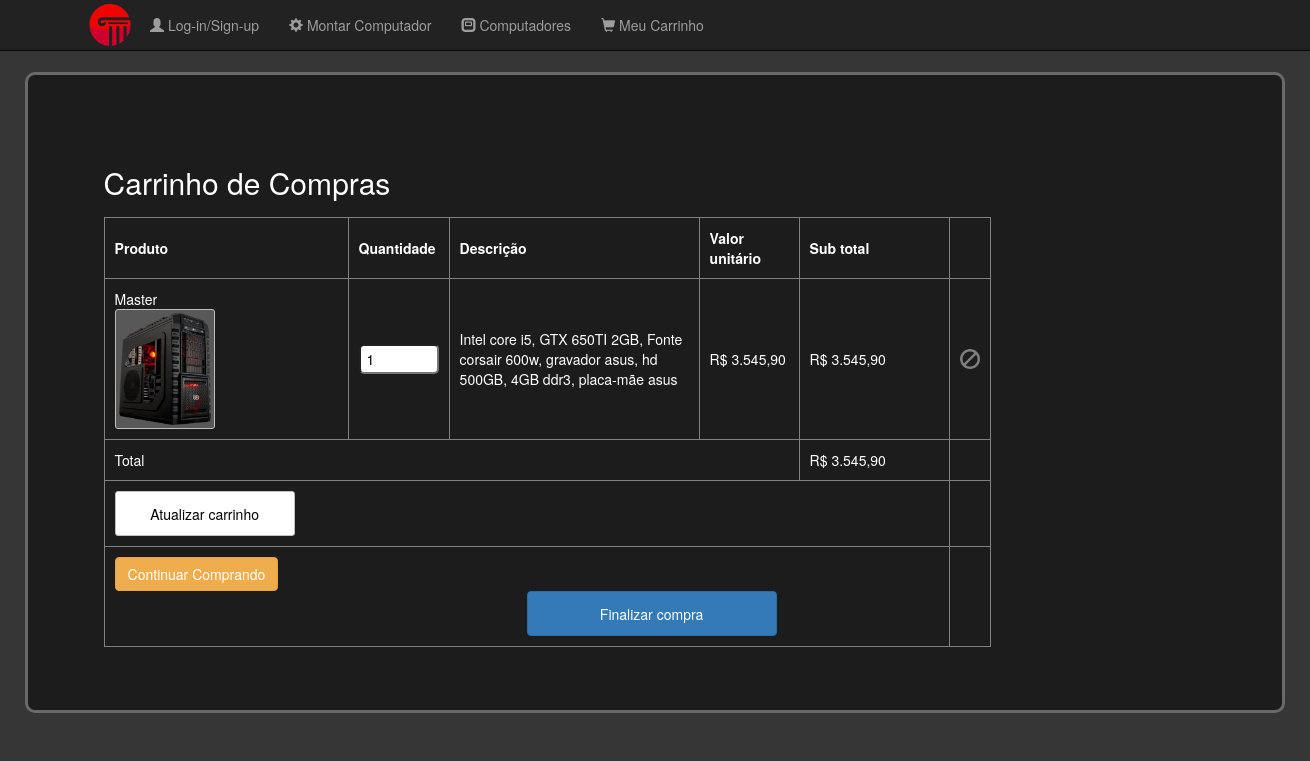
The app's page /carrinho.php?acao=add&id=1 with its own data.
### tables this page shows
CREATE TABLE IF NOT EXISTS `produtos` (
  `id` int(11) NOT NULL AUTO_INCREMENT,
  `nome` varchar(255) NOT NULL,
  `preco` decimal(10,2) NOT NULL,
  `imagem` varchar(50) NOT NULL,
  `descricao` varchar(255) NOT NULL,
  `categoria` varchar(250) NOT NULL,
  `watts` int(250) NOT NULL,
  PRIMARY KEY (`id`)
);

### carrinho.php (the view, shortened to what this page needs)
<?php
      if(isset($_GET['acao'])){
         if($_GET['acao'] == 'add'){
            $id = intval($_GET['id']);
         }
      }
?>
<!DOCTYPE html PUBLIC "-//W3C//DTD XHTML 1.0 Transitional//EN" "http://www.w3.org/TR/xhtml1/DTD/xhtml1-transitional.dtd">
<html xmlns="http://www.w3.org/1999/xhtml">
<head>
  <link rel="stylesheet" type="text/css" href="css/cssManual.css">
  <link rel="stylesheet" type="text/css" href="css/bootstrap.css">
</head>
<body>
<div id="tudo">
        <nav class="navbar navbar-inverse navbar-fixed-top" role="navigation">
              <div class="container">
                  <div class="navbar-header">
                        <a href="home.php"><img src="img/logo.png" id="logo" alt="Omega Info"></a>
                  </div>
                  <div class="collapse navbar-collapse" id="bs-example-navbar-collapse-1">
                      <ul class="nav navbar-nav">
                          <li>
                              <a href="#"><span class="glyphicon glyphicon-user"></span> Log-in/Sign-up</a>
                          </li>
                          <li>
                              <a href="montar_pc.php"><span class="glyphicon glyphicon-cog"></span> Montar Computador</a>
                          </li>
                <li>
                  <a href="computador.php"><span class="glyphicon glyphicon-modal-window"></span> Computadores</a>
                </li>
                          <li>
                              <a href="carrinho.php"><span class="glyphicon glyphicon-shopping-cart"></span> Meu Carrinho</a>
                          </li>
                      </ul>
                  </div>
              </div>
          </nav>
		<div id="conteudo">
<table border="1" id="carrinho">
    <caption><h2>Carrinho de Compras</h2></caption>
    <thead>
          <tr>
            <th width="244">Produto</th>
            <th width="79">Quantidade</th>
            <th width="89">Descri&ccedil;ão</th>
            <th width="100">Valor unitário</th>
            <th width="64">Sub total</th>
          </tr>
    </thead>
            <form action="?acao=up" method="post">
    <tfoot>
           <tr>
            <td colspan="5"><input type="submit" value="Atualizar carrinho" id="btn-atualizar" /></td>
            <tr>
            <td colspan="5"><a class="btn btn-warning" href="computador.php">Continuar Comprando</a> <input id="btnFinalizar" type="button" value="Finalizar compra" class="btn btn-primary" /></td>
    </tfoot>
    <tbody>
               <?php
                     if(count($_SESSION['carrinho']) == 0){
                        echo '<tr><td colspan="5">Não há produto no carrinho</td></tr>';
                     }else{
                        require("conexao.php");
                                                               $total = 0;
                        foreach($_SESSION['carrinho'] as $id => $qtd){
                              $qr    = mysqli_query($mysqli,"SELECT * FROM produtos WHERE id= '$id'") or die(mysql_error());
                              $ln    = mysqli_fetch_assoc($qr);
                              $imagem  = '<img src="img/'.$ln['imagem'].'" class="img_carrinho"/>';
                              $nome  = $ln['nome'];
                              $descricao = $ln['descricao'];
                              $preco = number_format($ln['preco'], 2, ',', '.');
                              $sub   = number_format($ln['preco'] * $qtd, 2, ',', '.');
                              $total += $ln['preco'] * $qtd;
                           echo '<tr>
                                   <td>'.$nome.'<br>'.$imagem.'</td>
                                   <td><input type="text" size="3" class="txt_car" name="prod['.$id.']" value="'.$qtd.'" /></td>
                                   <td width="250">'.$descricao.'</td>
                                   <td>R$ '.$preco.'</td>
                                   <td width="150">R$ '.$sub.'</td>
                                   <td><a href="?acao=del&id='.$id.'"><img src="img/remove.png" width="20" height="20"></a></td>
                                </tr>';
                        }
                           $total = number_format($total, 2, ',', '.');
                           echo '<tr>
                                    <td colspan="4">Total</td>
                                    <td>R$ '.$total.'</td>
                              </tr>';
                     }
               ?>
     </tbody>
        </form>
</table>
 </div>
</div>
</body>
</html>

### css/cssManual.css (style rules this page uses)
* { margin: 0; padding: 0; list-style: none; text-decoration: none; outline: none; }
body { background-color: #363636 !important; }
h2 { font-size: 25px; color: #fff !important; }
div#tudo { background-color: #363636; width: 1300px; margin: 0 auto; margin-top: 4%; padding: 20px; }
span { display: block; }
input { height: 45px; width: 250px; padding: 6px; font-size: 20px; }
div#conteudo { border: 3px solid #696969; border-radius: 10px; background-color:#1C1C1C; padding: 5% 0 5% 6%; margin: 0 auto !important; }
#btn-atualizar { border: 1px solid #C0C0C0; border-radius: 3px; background-color: #FFFFFF; width: 180px; color: #000000; }
tr th { color: #FFFFFF; }
td { color: #FFFFFF; }
.txt_car { color: #000000; border-radius: 5px; width: 80px; height: 30px; }
img#logo { width: 50px; height: 50px; padding: 4px; }
.img_carrinho { width: 100px; height: 120px; border: 1px solid #C0C0C0; border-radius: 3px; background-color: #585858; padding: 3px; }
#carrinho th, td { padding: 10px !important; }
#btnFinalizar { margin-left: 50%; }
table,tr,td,th { border: 1px solid #808080; }

### records on screen
produtos: nome "Master", imagem (picture), value "1", descricao "Intel core i5, GTX 650TI 2GB, Fonte corsair 600w, gravador asus, hd 500GB, 4GB ddr3, placa-mãe asus", preco "3.545,90"

### other values on screen
$total "3.545,90"
